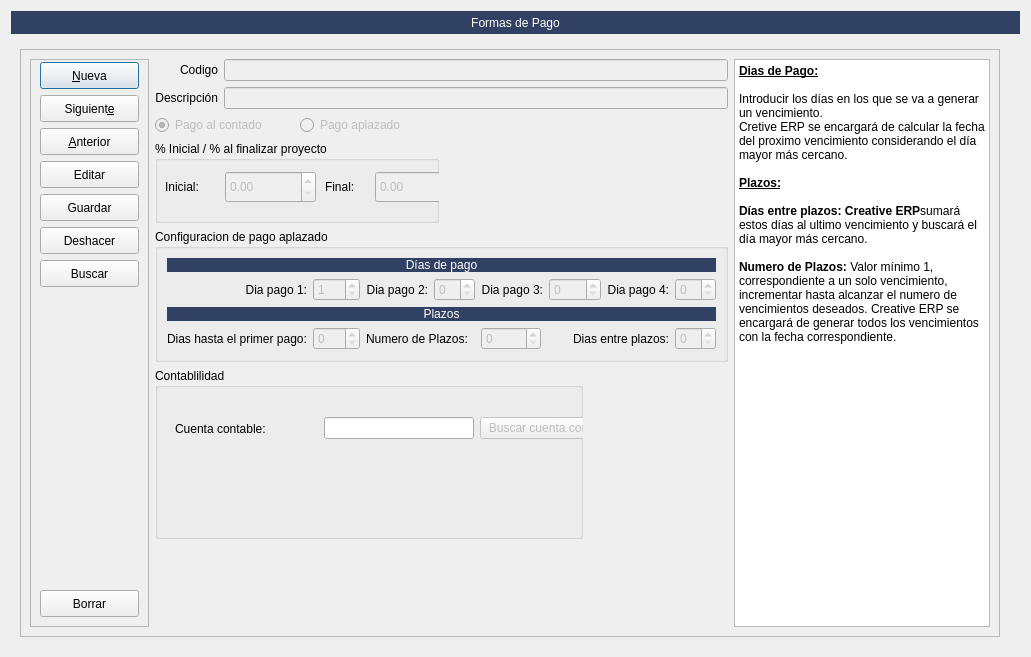
<?xml version="1.0" encoding="UTF-8"?>
<ui version="4.0">
 <class>FrmFormas_pago</class>
 <widget class="QDialog" name="FrmFormas_pago">
  <property name="geometry">
   <rect>
    <x>0</x>
    <y>0</y>
    <width>1031</width>
    <height>657</height>
   </rect>
  </property>
  <property name="windowTitle">
   <string>Gestión de Formas de Pago</string>
  </property>
  <layout class="QGridLayout" name="gridLayout_2">
   <item row="0" column="0">
    <widget class="QLabel" name="label_36">
     <property name="sizePolicy">
      <sizepolicy hsizetype="Preferred" vsizetype="Preferred">
       <horstretch>0</horstretch>
       <verstretch>0</verstretch>
      </sizepolicy>
     </property>
     <property name="minimumSize">
      <size>
       <width>300</width>
       <height>23</height>
      </size>
     </property>
     <property name="styleSheet">
      <string notr="true">font: 14pt &quot;Sans Serif&quot;;
color: rgb(255, 255, 255);
background-color: #304163;</string>
     </property>
     <property name="text">
      <string>Formas de Pago</string>
     </property>
     <property name="alignment">
      <set>Qt::AlignmentFlag::AlignCenter</set>
     </property>
    </widget>
   </item>
   <item row="1" column="0">
    <widget class="QStackedWidget" name="stackedWidget">
     <property name="currentIndex">
      <number>1</number>
     </property>
     <widget class="QWidget" name="page">
      <layout class="QGridLayout" name="gridLayout">
       <property name="rightMargin">
        <number>20</number>
       </property>
       <item row="0" column="0">
        <widget class="QTableView" name="tabla_buscar">
         <property name="styleSheet">
          <string notr="true">alternate-background-color: rgb(255, 255, 255);
font: 8pt &quot;Sans&quot;;
background-color: rgb(248, 245, 194);</string>
         </property>
         <property name="alternatingRowColors">
          <bool>true</bool>
         </property>
         <property name="selectionMode">
          <enum>QAbstractItemView::SelectionMode::SingleSelection</enum>
         </property>
         <property name="selectionBehavior">
          <enum>QAbstractItemView::SelectionBehavior::SelectRows</enum>
         </property>
         <attribute name="horizontalHeaderStretchLastSection">
          <bool>true</bool>
         </attribute>
         <attribute name="verticalHeaderVisible">
          <bool>false</bool>
         </attribute>
        </widget>
       </item>
      </layout>
     </widget>
     <widget class="QWidget" name="page_2">
      <layout class="QGridLayout" name="gridLayout_6">
       <property name="rightMargin">
        <number>20</number>
       </property>
       <item row="0" column="0">
        <widget class="QFrame" name="frame">
         <property name="frameShape">
          <enum>QFrame::Shape::StyledPanel</enum>
         </property>
         <property name="frameShadow">
          <enum>QFrame::Shadow::Raised</enum>
         </property>
         <layout class="QGridLayout" name="gridLayout_5">
          <item row="2" column="1" colspan="2">
           <widget class="QGroupBox" name="groupBox_2">
            <property name="title">
             <string>% Inicial / % al finalizar proyecto</string>
            </property>
            <widget class="QDoubleSpinBox" name="txtPorcentajeInicial">
             <property name="enabled">
              <bool>false</bool>
             </property>
             <property name="geometry">
              <rect>
               <x>70</x>
               <y>30</y>
               <width>91</width>
               <height>32</height>
              </rect>
             </property>
            </widget>
            <widget class="QDoubleSpinBox" name="txtPorcentajeFinal">
             <property name="enabled">
              <bool>false</bool>
             </property>
             <property name="geometry">
              <rect>
               <x>220</x>
               <y>30</y>
               <width>81</width>
               <height>32</height>
              </rect>
             </property>
            </widget>
            <widget class="QLabel" name="label_4">
             <property name="geometry">
              <rect>
               <x>10</x>
               <y>30</y>
               <width>58</width>
               <height>31</height>
              </rect>
             </property>
             <property name="text">
              <string>Inicial:</string>
             </property>
            </widget>
            <widget class="QLabel" name="label_5">
             <property name="geometry">
              <rect>
               <x>170</x>
               <y>30</y>
               <width>51</width>
               <height>31</height>
              </rect>
             </property>
             <property name="text">
              <string>Final:</string>
             </property>
            </widget>
           </widget>
          </item>
          <item row="0" column="0" rowspan="7">
           <widget class="QFrame" name="frame_4">
            <property name="sizePolicy">
             <sizepolicy hsizetype="Preferred" vsizetype="Preferred">
              <horstretch>0</horstretch>
              <verstretch>0</verstretch>
             </sizepolicy>
            </property>
            <property name="frameShape">
             <enum>QFrame::Shape::StyledPanel</enum>
            </property>
            <property name="frameShadow">
             <enum>QFrame::Shadow::Raised</enum>
            </property>
            <layout class="QVBoxLayout" name="verticalLayout">
             <property name="topMargin">
              <number>2</number>
             </property>
             <item>
              <widget class="QPushButton" name="btnAnadir_3">
               <property name="sizePolicy">
                <sizepolicy hsizetype="Preferred" vsizetype="Fixed">
                 <horstretch>0</horstretch>
                 <verstretch>0</verstretch>
                </sizepolicy>
               </property>
               <property name="minimumSize">
                <size>
                 <width>0</width>
                 <height>27</height>
                </size>
               </property>
               <property name="text">
                <string>&amp;Nueva</string>
               </property>
               <property name="icon">
                <iconset resource="designer.qrc">
                 <normaloff>:/PNG/resources/icons/png/Add.png</normaloff>:/PNG/resources/icons/png/Add.png</iconset>
               </property>
               <property name="iconSize">
                <size>
                 <width>24</width>
                 <height>24</height>
                </size>
               </property>
              </widget>
             </item>
             <item>
              <widget class="QPushButton" name="btnSiguiente_2">
               <property name="sizePolicy">
                <sizepolicy hsizetype="Preferred" vsizetype="Fixed">
                 <horstretch>0</horstretch>
                 <verstretch>0</verstretch>
                </sizepolicy>
               </property>
               <property name="minimumSize">
                <size>
                 <width>0</width>
                 <height>27</height>
                </size>
               </property>
               <property name="text">
                <string>Siguient&amp;e</string>
               </property>
               <property name="icon">
                <iconset resource="designer.qrc">
                 <normaloff>:/PNG/resources/icons/png/Next.png</normaloff>:/PNG/resources/icons/png/Next.png</iconset>
               </property>
               <property name="iconSize">
                <size>
                 <width>24</width>
                 <height>24</height>
                </size>
               </property>
              </widget>
             </item>
             <item>
              <widget class="QPushButton" name="btnAnterior_2">
               <property name="sizePolicy">
                <sizepolicy hsizetype="Preferred" vsizetype="Fixed">
                 <horstretch>0</horstretch>
                 <verstretch>0</verstretch>
                </sizepolicy>
               </property>
               <property name="minimumSize">
                <size>
                 <width>0</width>
                 <height>27</height>
                </size>
               </property>
               <property name="text">
                <string>&amp;Anterior</string>
               </property>
               <property name="icon">
                <iconset resource="designer.qrc">
                 <normaloff>:/PNG/resources/icons/png/Previous.png</normaloff>:/PNG/resources/icons/png/Previous.png</iconset>
               </property>
               <property name="iconSize">
                <size>
                 <width>24</width>
                 <height>24</height>
                </size>
               </property>
              </widget>
             </item>
             <item>
              <widget class="QPushButton" name="btnEditar_3">
               <property name="sizePolicy">
                <sizepolicy hsizetype="Preferred" vsizetype="Fixed">
                 <horstretch>0</horstretch>
                 <verstretch>0</verstretch>
                </sizepolicy>
               </property>
               <property name="minimumSize">
                <size>
                 <width>0</width>
                 <height>27</height>
                </size>
               </property>
               <property name="text">
                <string>Editar</string>
               </property>
               <property name="icon">
                <iconset resource="designer.qrc">
                 <normaloff>:/PNG/resources/icons/png/Edit.png</normaloff>:/PNG/resources/icons/png/Edit.png</iconset>
               </property>
               <property name="iconSize">
                <size>
                 <width>24</width>
                 <height>24</height>
                </size>
               </property>
               <property name="shortcut">
                <string>Ctrl+S</string>
               </property>
              </widget>
             </item>
             <item>
              <widget class="QPushButton" name="btnGuardar_2">
               <property name="sizePolicy">
                <sizepolicy hsizetype="Preferred" vsizetype="Fixed">
                 <horstretch>0</horstretch>
                 <verstretch>0</verstretch>
                </sizepolicy>
               </property>
               <property name="minimumSize">
                <size>
                 <width>0</width>
                 <height>27</height>
                </size>
               </property>
               <property name="text">
                <string>Guardar</string>
               </property>
               <property name="icon">
                <iconset resource="designer.qrc">
                 <normaloff>:/PNG/resources/icons/png/Save.png</normaloff>:/PNG/resources/icons/png/Save.png</iconset>
               </property>
               <property name="iconSize">
                <size>
                 <width>24</width>
                 <height>24</height>
                </size>
               </property>
              </widget>
             </item>
             <item>
              <widget class="QPushButton" name="btndeshacer_2">
               <property name="minimumSize">
                <size>
                 <width>0</width>
                 <height>27</height>
                </size>
               </property>
               <property name="text">
                <string>Deshacer</string>
               </property>
               <property name="icon">
                <iconset resource="designer.qrc">
                 <normaloff>:/PNG/resources/icons/png/undo.png</normaloff>:/PNG/resources/icons/png/undo.png</iconset>
               </property>
              </widget>
             </item>
             <item>
              <widget class="QPushButton" name="btnBuscar_2">
               <property name="sizePolicy">
                <sizepolicy hsizetype="Preferred" vsizetype="Fixed">
                 <horstretch>0</horstretch>
                 <verstretch>0</verstretch>
                </sizepolicy>
               </property>
               <property name="minimumSize">
                <size>
                 <width>0</width>
                 <height>27</height>
                </size>
               </property>
               <property name="text">
                <string>Buscar</string>
               </property>
               <property name="icon">
                <iconset resource="designer.qrc">
                 <normaloff>:/PNG/resources/icons/png/search.png</normaloff>:/PNG/resources/icons/png/search.png</iconset>
               </property>
               <property name="iconSize">
                <size>
                 <width>24</width>
                 <height>24</height>
                </size>
               </property>
              </widget>
             </item>
             <item>
              <spacer name="verticalSpacer_2">
               <property name="orientation">
                <enum>Qt::Orientation::Vertical</enum>
               </property>
               <property name="sizeHint" stdset="0">
                <size>
                 <width>20</width>
                 <height>40</height>
                </size>
               </property>
              </spacer>
             </item>
             <item>
              <widget class="QPushButton" name="btn_borrar">
               <property name="sizePolicy">
                <sizepolicy hsizetype="Preferred" vsizetype="Fixed">
                 <horstretch>0</horstretch>
                 <verstretch>0</verstretch>
                </sizepolicy>
               </property>
               <property name="minimumSize">
                <size>
                 <width>0</width>
                 <height>27</height>
                </size>
               </property>
               <property name="text">
                <string>Borrar</string>
               </property>
               <property name="icon">
                <iconset resource="designer.qrc">
                 <normaloff>:/PNG/resources/icons/png/delete.png</normaloff>:/PNG/resources/icons/png/delete.png</iconset>
               </property>
               <property name="iconSize">
                <size>
                 <width>24</width>
                 <height>24</height>
                </size>
               </property>
              </widget>
             </item>
            </layout>
           </widget>
          </item>
          <item row="0" column="5" rowspan="7">
           <widget class="QTextEdit" name="textEdit">
            <property name="sizePolicy">
             <sizepolicy hsizetype="Maximum" vsizetype="Expanding">
              <horstretch>0</horstretch>
              <verstretch>0</verstretch>
             </sizepolicy>
            </property>
            <property name="readOnly">
             <bool>true</bool>
            </property>
            <property name="html">
             <string>&lt;!DOCTYPE HTML PUBLIC &quot;-//W3C//DTD HTML 4.0//EN&quot; &quot;http://www.w3.org/TR/REC-html40/strict.dtd&quot;&gt;
&lt;html&gt;&lt;head&gt;&lt;meta name=&quot;qrichtext&quot; content=&quot;1&quot; /&gt;&lt;meta charset=&quot;utf-8&quot; /&gt;&lt;style type=&quot;text/css&quot;&gt;
p, li { white-space: pre-wrap; }
hr { height: 1px; border-width: 0; }
li.unchecked::marker { content: &quot;\2610&quot;; }
li.checked::marker { content: &quot;\2612&quot;; }
&lt;/style&gt;&lt;/head&gt;&lt;body style=&quot; font-family:'Noto Sans'; font-size:10pt; font-weight:400; font-style:normal;&quot;&gt;
&lt;p style=&quot; margin-top:0px; margin-bottom:0px; margin-left:0px; margin-right:0px; -qt-block-indent:0; text-indent:0px;&quot;&gt;&lt;span style=&quot; font-family:'Sans Serif'; font-size:9pt; font-weight:600; text-decoration: underline;&quot;&gt;Dias de Pago:&lt;/span&gt;&lt;/p&gt;
&lt;p style=&quot;-qt-paragraph-type:empty; margin-top:0px; margin-bottom:0px; margin-left:0px; margin-right:0px; -qt-block-indent:0; text-indent:0px; font-family:'Sans Serif'; font-size:9pt; font-weight:600; text-decoration: underline;&quot;&gt;&lt;br /&gt;&lt;/p&gt;
&lt;p style=&quot; margin-top:0px; margin-bottom:0px; margin-left:0px; margin-right:0px; -qt-block-indent:0; text-indent:0px;&quot;&gt;&lt;span style=&quot; font-family:'Sans Serif'; font-size:9pt;&quot;&gt;Introducir los días en los que se va a generar un vencimiento.&lt;/span&gt;&lt;/p&gt;
&lt;p style=&quot; margin-top:0px; margin-bottom:0px; margin-left:0px; margin-right:0px; -qt-block-indent:0; text-indent:0px;&quot;&gt;&lt;span style=&quot; font-family:'Sans Serif'; font-size:9pt;&quot;&gt;Cretive ERP se encargará de calcular la fecha del proximo vencimiento considerando el día mayor más cercano.&lt;/span&gt;&lt;/p&gt;
&lt;p style=&quot;-qt-paragraph-type:empty; margin-top:0px; margin-bottom:0px; margin-left:0px; margin-right:0px; -qt-block-indent:0; text-indent:0px; font-family:'Sans Serif'; font-size:9pt;&quot;&gt;&lt;br /&gt;&lt;/p&gt;
&lt;p style=&quot; margin-top:0px; margin-bottom:0px; margin-left:0px; margin-right:0px; -qt-block-indent:0; text-indent:0px;&quot;&gt;&lt;span style=&quot; font-family:'Sans Serif'; font-size:9pt; font-weight:600; text-decoration: underline;&quot;&gt;Plazos:&lt;/span&gt;&lt;/p&gt;
&lt;p style=&quot;-qt-paragraph-type:empty; margin-top:0px; margin-bottom:0px; margin-left:0px; margin-right:0px; -qt-block-indent:0; text-indent:0px; font-family:'Sans Serif'; font-size:9pt; font-weight:600; text-decoration: underline;&quot;&gt;&lt;br /&gt;&lt;/p&gt;
&lt;p style=&quot; margin-top:0px; margin-bottom:0px; margin-left:0px; margin-right:0px; -qt-block-indent:0; text-indent:0px;&quot;&gt;&lt;span style=&quot; font-family:'Sans Serif'; font-size:9pt; font-weight:600;&quot;&gt;Días entre plazos: Creative ERP&lt;/span&gt;&lt;span style=&quot; font-family:'Sans Serif'; font-size:9pt;&quot;&gt;sumará estos días al ultimo vencimiento y buscará el día mayor más cercano.&lt;/span&gt;&lt;/p&gt;
&lt;p style=&quot;-qt-paragraph-type:empty; margin-top:0px; margin-bottom:0px; margin-left:0px; margin-right:0px; -qt-block-indent:0; text-indent:0px; font-family:'Sans Serif'; font-size:9pt;&quot;&gt;&lt;br /&gt;&lt;/p&gt;
&lt;p style=&quot; margin-top:0px; margin-bottom:0px; margin-left:0px; margin-right:0px; -qt-block-indent:0; text-indent:0px;&quot;&gt;&lt;span style=&quot; font-family:'Sans Serif'; font-size:9pt; font-weight:600;&quot;&gt;Numero de Plazos:&lt;/span&gt;&lt;span style=&quot; font-family:'Sans Serif'; font-size:9pt;&quot;&gt; Valor mínimo 1, correspondiente a un solo vencimiento, incrementar hasta alcanzar el numero de vencimientos deseados. Creative ERP se encargará de generar todos los vencimientos con la fecha correspondiente.&lt;/span&gt;&lt;/p&gt;&lt;/body&gt;&lt;/html&gt;</string>
            </property>
           </widget>
          </item>
          <item row="1" column="1" colspan="2">
           <layout class="QHBoxLayout" name="horizontalLayout">
            <item>
             <widget class="QRadioButton" name="rdbContado">
              <property name="enabled">
               <bool>false</bool>
              </property>
              <property name="text">
               <string>Pago al contado</string>
              </property>
              <property name="checked">
               <bool>true</bool>
              </property>
             </widget>
            </item>
            <item>
             <widget class="QRadioButton" name="radioButton_2">
              <property name="enabled">
               <bool>false</bool>
              </property>
              <property name="text">
               <string>Pago aplazado</string>
              </property>
             </widget>
            </item>
           </layout>
          </item>
          <item row="3" column="1" colspan="4">
           <widget class="QGroupBox" name="groupBox">
            <property name="enabled">
             <bool>true</bool>
            </property>
            <property name="title">
             <string>Configuracion de pago aplazado</string>
            </property>
            <property name="checkable">
             <bool>false</bool>
            </property>
            <layout class="QGridLayout" name="gridLayout_3">
             <item row="0" column="0" colspan="8">
              <widget class="QLabel" name="label_14">
               <property name="maximumSize">
                <size>
                 <width>16777215</width>
                 <height>17</height>
                </size>
               </property>
               <property name="styleSheet">
                <string notr="true">background-color: #304163;
color: rgb(255, 255, 255);</string>
               </property>
               <property name="text">
                <string>Días de pago</string>
               </property>
               <property name="alignment">
                <set>Qt::AlignmentFlag::AlignCenter</set>
               </property>
              </widget>
             </item>
             <item row="1" column="7">
              <widget class="QSpinBox" name="spinDia_pago4">
               <property name="enabled">
                <bool>false</bool>
               </property>
              </widget>
             </item>
             <item row="1" column="6">
              <widget class="QLabel" name="label_13">
               <property name="text">
                <string>Dia pago 4:</string>
               </property>
               <property name="alignment">
                <set>Qt::AlignmentFlag::AlignRight|Qt::AlignmentFlag::AlignTrailing|Qt::AlignmentFlag::AlignVCenter</set>
               </property>
              </widget>
             </item>
             <item row="1" column="1">
              <widget class="QSpinBox" name="spinDia_pago1">
               <property name="enabled">
                <bool>false</bool>
               </property>
               <property name="minimum">
                <number>1</number>
               </property>
              </widget>
             </item>
             <item row="1" column="4">
              <widget class="QLabel" name="label_12">
               <property name="text">
                <string>Dia pago 3:</string>
               </property>
               <property name="alignment">
                <set>Qt::AlignmentFlag::AlignRight|Qt::AlignmentFlag::AlignTrailing|Qt::AlignmentFlag::AlignVCenter</set>
               </property>
              </widget>
             </item>
             <item row="1" column="2">
              <widget class="QLabel" name="label_11">
               <property name="text">
                <string>Dia pago 2:</string>
               </property>
               <property name="alignment">
                <set>Qt::AlignmentFlag::AlignRight|Qt::AlignmentFlag::AlignTrailing|Qt::AlignmentFlag::AlignVCenter</set>
               </property>
              </widget>
             </item>
             <item row="1" column="5">
              <widget class="QSpinBox" name="spinDia_pago3">
               <property name="enabled">
                <bool>false</bool>
               </property>
              </widget>
             </item>
             <item row="1" column="3">
              <widget class="QSpinBox" name="spinDia_pago2">
               <property name="enabled">
                <bool>false</bool>
               </property>
              </widget>
             </item>
             <item row="2" column="0" colspan="8">
              <widget class="QLabel" name="label_16">
               <property name="maximumSize">
                <size>
                 <width>16777215</width>
                 <height>17</height>
                </size>
               </property>
               <property name="styleSheet">
                <string notr="true">background-color: #304163;
color: rgb(255, 255, 255);</string>
               </property>
               <property name="text">
                <string>Plazos</string>
               </property>
               <property name="alignment">
                <set>Qt::AlignmentFlag::AlignCenter</set>
               </property>
              </widget>
             </item>
             <item row="1" column="0">
              <widget class="QLabel" name="label_10">
               <property name="text">
                <string>Dia pago 1:</string>
               </property>
               <property name="alignment">
                <set>Qt::AlignmentFlag::AlignRight|Qt::AlignmentFlag::AlignTrailing|Qt::AlignmentFlag::AlignVCenter</set>
               </property>
              </widget>
             </item>
             <item row="3" column="0">
              <widget class="QLabel" name="label_3">
               <property name="text">
                <string>Dias hasta el primer pago:</string>
               </property>
              </widget>
             </item>
             <item row="3" column="1">
              <widget class="QSpinBox" name="dias_hasta_pago">
               <property name="enabled">
                <bool>false</bool>
               </property>
               <property name="maximum">
                <number>365</number>
               </property>
              </widget>
             </item>
             <item row="3" column="7">
              <widget class="QSpinBox" name="spinDias_entre_plazos">
               <property name="enabled">
                <bool>false</bool>
               </property>
               <property name="maximumSize">
                <size>
                 <width>60</width>
                 <height>16777215</height>
                </size>
               </property>
              </widget>
             </item>
             <item row="3" column="4">
              <widget class="QSpinBox" name="spinNumero_plazos">
               <property name="enabled">
                <bool>false</bool>
               </property>
               <property name="maximumSize">
                <size>
                 <width>60</width>
                 <height>16777215</height>
                </size>
               </property>
              </widget>
             </item>
             <item row="3" column="2" colspan="2">
              <widget class="QLabel" name="label_18">
               <property name="text">
                <string>Numero de Plazos:</string>
               </property>
              </widget>
             </item>
             <item row="3" column="5" colspan="2">
              <widget class="QLabel" name="label_15">
               <property name="sizePolicy">
                <sizepolicy hsizetype="Preferred" vsizetype="Preferred">
                 <horstretch>0</horstretch>
                 <verstretch>0</verstretch>
                </sizepolicy>
               </property>
               <property name="minimumSize">
                <size>
                 <width>120</width>
                 <height>0</height>
                </size>
               </property>
               <property name="text">
                <string>Dias entre plazos:</string>
               </property>
               <property name="alignment">
                <set>Qt::AlignmentFlag::AlignRight|Qt::AlignmentFlag::AlignTrailing|Qt::AlignmentFlag::AlignVCenter</set>
               </property>
              </widget>
             </item>
            </layout>
           </widget>
          </item>
          <item row="0" column="1" colspan="4">
           <layout class="QGridLayout" name="gridLayout_4">
            <item row="1" column="0" colspan="2">
             <widget class="QLabel" name="label">
              <property name="sizePolicy">
               <sizepolicy hsizetype="Preferred" vsizetype="Preferred">
                <horstretch>0</horstretch>
                <verstretch>0</verstretch>
               </sizepolicy>
              </property>
              <property name="text">
               <string>Descripción</string>
              </property>
              <property name="alignment">
               <set>Qt::AlignmentFlag::AlignRight|Qt::AlignmentFlag::AlignTrailing|Qt::AlignmentFlag::AlignVCenter</set>
              </property>
             </widget>
            </item>
            <item row="1" column="2">
             <widget class="QLineEdit" name="txtForma_pago">
              <property name="enabled">
               <bool>false</bool>
              </property>
             </widget>
            </item>
            <item row="0" column="2">
             <widget class="QLineEdit" name="txtcod_forma_pago">
              <property name="enabled">
               <bool>false</bool>
              </property>
             </widget>
            </item>
            <item row="0" column="0" colspan="2">
             <widget class="QLabel" name="label_2">
              <property name="sizePolicy">
               <sizepolicy hsizetype="Preferred" vsizetype="Preferred">
                <horstretch>0</horstretch>
                <verstretch>0</verstretch>
               </sizepolicy>
              </property>
              <property name="text">
               <string>Codigo</string>
              </property>
              <property name="alignment">
               <set>Qt::AlignmentFlag::AlignRight|Qt::AlignmentFlag::AlignTrailing|Qt::AlignmentFlag::AlignVCenter</set>
              </property>
             </widget>
            </item>
           </layout>
          </item>
          <item row="4" column="1" rowspan="2" colspan="3">
           <widget class="QGroupBox" name="groupBox_3">
            <property name="title">
             <string>Contablilidad</string>
            </property>
            <widget class="QWidget" name="horizontalLayoutWidget">
             <property name="geometry">
              <rect>
               <x>20</x>
               <y>40</y>
               <width>448</width>
               <height>41</height>
              </rect>
             </property>
             <layout class="QHBoxLayout" name="horizontalLayout_2">
              <item>
               <widget class="QLabel" name="LblCuentaContable">
                <property name="text">
                 <string>Cuenta contable:</string>
                </property>
               </widget>
              </item>
              <item>
               <widget class="QLineEdit" name="txtCuenta_contable">
                <property name="sizePolicy">
                 <sizepolicy hsizetype="Preferred" vsizetype="Fixed">
                  <horstretch>0</horstretch>
                  <verstretch>0</verstretch>
                 </sizepolicy>
                </property>
                <property name="minimumSize">
                 <size>
                  <width>150</width>
                  <height>0</height>
                 </size>
                </property>
               </widget>
              </item>
              <item>
               <widget class="QPushButton" name="btnBuscarCuentaContable">
                <property name="enabled">
                 <bool>false</bool>
                </property>
                <property name="text">
                 <string>Buscar cuenta contable</string>
                </property>
                <property name="icon">
                 <iconset resource="designer.qrc">
                  <normaloff>:/PNG/resources/icons/png/search.png</normaloff>:/PNG/resources/icons/png/search.png</iconset>
                </property>
               </widget>
              </item>
             </layout>
            </widget>
           </widget>
          </item>
         </layout>
        </widget>
       </item>
      </layout>
     </widget>
    </widget>
   </item>
  </layout>
 </widget>
 <tabstops>
  <tabstop>btnAnadir_3</tabstop>
  <tabstop>btnSiguiente_2</tabstop>
  <tabstop>btnAnterior_2</tabstop>
  <tabstop>btnEditar_3</tabstop>
  <tabstop>btnGuardar_2</tabstop>
  <tabstop>btndeshacer_2</tabstop>
  <tabstop>btnBuscar_2</tabstop>
  <tabstop>txtcod_forma_pago</tabstop>
  <tabstop>txtForma_pago</tabstop>
  <tabstop>rdbContado</tabstop>
  <tabstop>radioButton_2</tabstop>
  <tabstop>txtPorcentajeInicial</tabstop>
  <tabstop>txtPorcentajeFinal</tabstop>
  <tabstop>spinDia_pago1</tabstop>
  <tabstop>spinDia_pago2</tabstop>
  <tabstop>spinDia_pago3</tabstop>
  <tabstop>spinDia_pago4</tabstop>
  <tabstop>dias_hasta_pago</tabstop>
  <tabstop>spinNumero_plazos</tabstop>
  <tabstop>spinDias_entre_plazos</tabstop>
  <tabstop>txtCuenta_contable</tabstop>
  <tabstop>btnBuscarCuentaContable</tabstop>
  <tabstop>btn_borrar</tabstop>
  <tabstop>textEdit</tabstop>
  <tabstop>tabla_buscar</tabstop>
 </tabstops>
 <resources>
  <include location="designer.qrc"/>
 </resources>
 <connections>
  <connection>
   <sender>radioButton_2</sender>
   <signal>toggled(bool)</signal>
   <receiver>groupBox</receiver>
   <slot>setEnabled(bool)</slot>
   <hints>
    <hint type="sourcelabel">
     <x>324</x>
     <y>127</y>
    </hint>
    <hint type="destinationlabel">
     <x>326</x>
     <y>158</y>
    </hint>
   </hints>
  </connection>
 </connections>
</ui>
